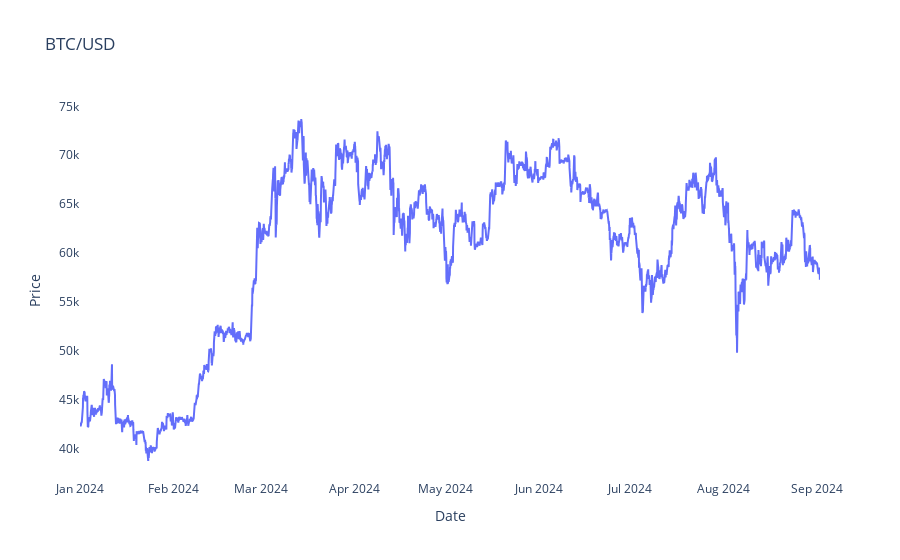

The cell this chart's notebook holds for it:
### Code cell
linear_plot(df, 'BTC/USD')

### Figure 1 — Plotly figure (JSON) as saved in the notebook; plotly's stock layout.template omitted (floating-point values rounded to 4 significant figures; data arrays with more than 128 entries replaced by an {"elided": "..."} marker saying what was removed)
{"data": [{"mode": "lines", "x": {"elided": "5880 str values"}, "y": {"elided": "5880 float values"}, "type": "scatter"}], "layout": {"plot_bgcolor": "white", "xaxis": {"title": {"text": "Date"}}, "yaxis": {"title": {"text": "Price"}}, "title": {"text": "BTC/USD"}}}
